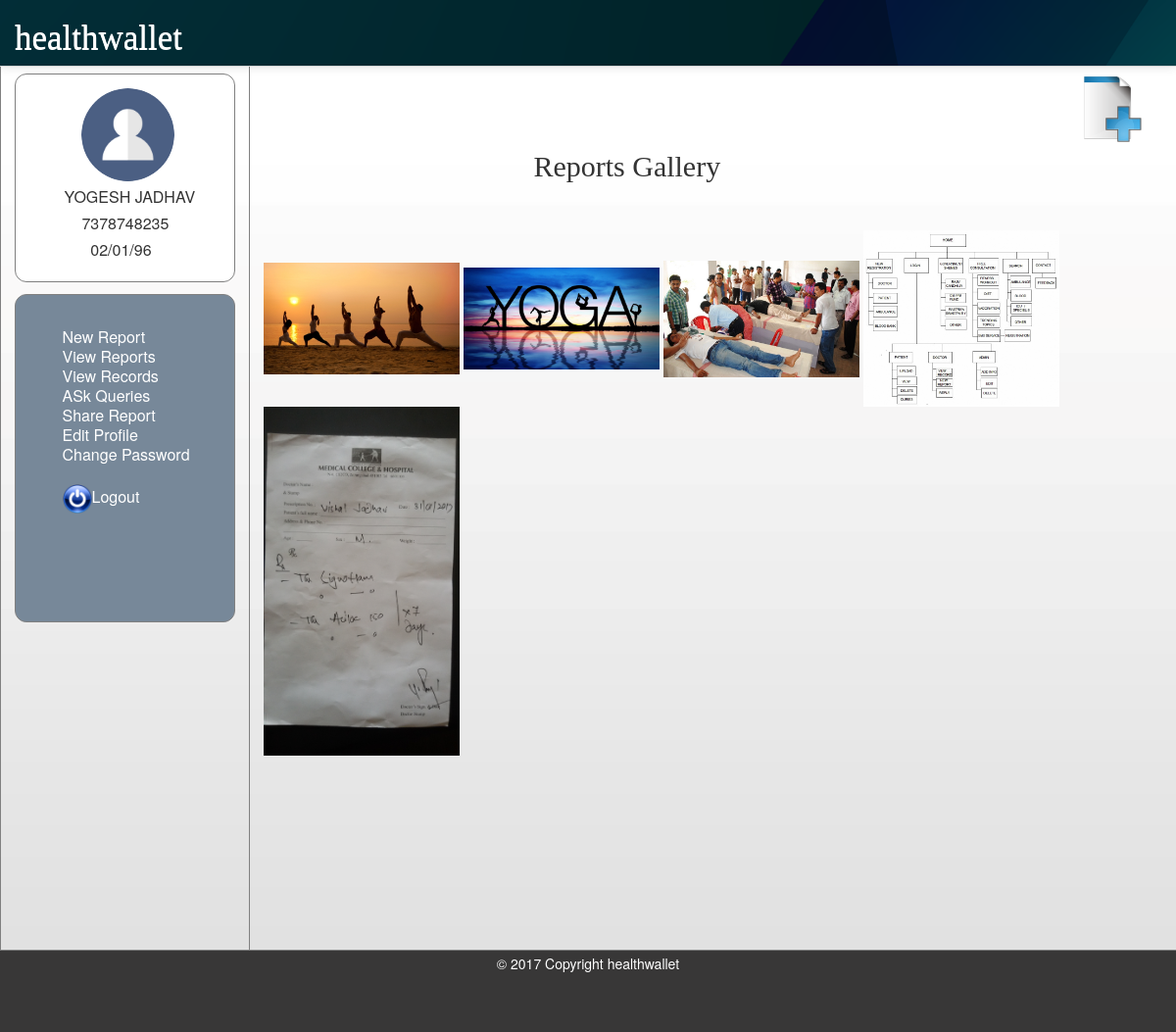
Page /patient/patient.php (signed in) on the committed database.
### tables this page shows
CREATE TABLE IF NOT EXISTS `patient` (
  `id` int(50) NOT NULL AUTO_INCREMENT,
  `name` varchar(100) NOT NULL,
  `address` varchar(100) NOT NULL,
  `gender` varchar(15) NOT NULL,
  `email` varchar(50) NOT NULL,
  `mobile` varchar(20) NOT NULL,
  `dob` varchar(50) NOT NULL,
  `password` varchar(50) NOT NULL,
  PRIMARY KEY (`id`),
  UNIQUE KEY `mobile` (`mobile`)
);

CREATE TABLE IF NOT EXISTS `p10001` (
  `id` int(20) NOT NULL AUTO_INCREMENT,
  `d_name` varchar(200) NOT NULL,
  `rdate` varchar(100) NOT NULL,
  `reason` varchar(500) NOT NULL,
  `path` varchar(500) NOT NULL,
  PRIMARY KEY (`id`)
);

### patient/gallary.php (the view, shortened to what this page needs)
<html>
<head>
<link href="css/gallery.css" rel="stylesheet">
</head>
<body>
<?php
$host="localhost";
$user="root";
$pass="";
$db2="patient";
$conn2=mysqli_connect($host,$user,$pass,$db2)or die("connection failed");
$query="SELECT * FROM p".$_SESSION['id'];
$result=mysqli_query($conn2,$query);
 ?>
<div class="reports">
<?php
while($row=mysqli_fetch_array($result))
{ ?>
<a href="patient.php?id1=<?php echo $row['id']; ?>& src=<?php echo$row['path']; ?> & alt=<?php echo $row['rdate']; ?>" > <img  src="<?php echo$row['path']; ?>" " alt="<?php echo $row['rdate']; ?>" width="200" height="150"/> </a>
<?php }
?>
</body>
</html>

### patient/patient.php (shortened to what this page needs)
<?php session_start();
if(isset($_SESSION['id']))
{ ?>
<html>
<head>
<link href="../css/mystyle2.css" rel="stylesheet">
<link href="../css/style.css" rel="stylesheet">
<link href="../css/footer.css" rel="stylesheet">
<link href="css/patient.css" rel="stylesheet">
</head>
<body>
<?php require("../newheader.php"); ?>
<div class="conta">
<nav class="nav1" >
  <div class="divtop">
  <table align="center">
  <?php
$host="localhost";
$user="root";
$pass="";
$db="healthwallet";
$conn=mysqli_connect($host,$user,$pass,$db)or die("connection failed");
$query="SELECT * FROM patient WHERE id=".$_SESSION['id'];
$result=mysqli_query($conn,$query);
$row=mysqli_fetch_array($result) ;
  ?>
  <tr><td>&nbsp;&nbsp;&nbsp;&nbsp;<img src="../images/login.png"  class="avatar"></td></tr>
  <tr><td><?php echo strtoupper($row['name']); ?></td></tr>
  <tr><td><?php echo"&nbsp;&nbsp;&nbsp;&nbsp;".$row['mobile']; ?></td></tr>
  <tr><td><?php echo "&nbsp;&nbsp;&nbsp;&nbsp;&nbsp;&nbsp;".$row['dob']; ?></td></tr>
  </table>
  </div>
  <div class="divnav">
  <ul type="none">
    <li><a class="anchr" href="newrpt.php">New Report</a></li>
    <li><a class="anchr" href="patient.php">View Reports</a></li>
    <li><a class="anchr" href="viewrprt.php">View Records</a></li>
	<li><a class="anchr" href="ask.php">ASk Queries</a></li>
    <li><a class="anchr" href="srrpt.php">Share Report</a></li>
    <li><a class="anchr" href="edtprofile.php">Edit Profile</a></li>
	<li><a class="anchr" href="changepsw.php">Change Password</a></li></br>
	<li><a class="anchr" href="logout.php"><img height="20px" width="30px" src="../images/logout.png">Logout</a></li>
  </ul>
  </div>
  </nav>
<article>
<div class="ico">
<a href="newrpt.php"><img height="70px" width="70px" src="../images/newrpt.ico" alt="new report"></a>
</div>
<h1 id="hf">Reports Gallery</h1>
<?php require("gallary.php");?>
</div>
<?php require("../footer.php"); ?>
</body>
</html>
<?php
}
else
{
header("location:../index.php");
}	?>

### css/mystyle2.css (style rules this page uses)
html { font-size: 100%; -webkit-text-size-adjust: 100%; -ms-text-size-adjust: 100%; }
img { width: auto\9; height: auto; max-width: 100%; vertical-align: middle; border: 0; -ms-interpolation-mode: bicubic; }
body { margin: 0; font-family: "Helvetica Neue", Helvetica, Arial, sans-serif; font-size: 14px; line-height: 20px; color: #333333; background-color: #ffffff; }
a { color: #0088cc; text-decoration: none; }
h1, h2, h3, h4, h5, h6 { margin: 10px 0; font-family: inherit; font-weight: bold; line-height: 20px; color: inherit; text-rendering: optimizelegibility; }
h1, h2, h3 { line-height: 40px; }
h1 { font-size: 38.5px; }
ul, ol { padding: 0; margin: 0 0 10px 25px; }
li { line-height: 20px; }

### css/style.css (style rules this page uses)
h1, h2, h3, h4, h5, h6 { font-weight: normal; font-family: 'Patua One', cursive; }
h1 { font-size: 1.5em; line-height: 1; margin-top: 1.42em; margin-bottom: 0em; }

### patient/css/patient.css (style rules this page uses)
div.conta { width: 100%; border: 1px solid gray; margin-top:5%; background-image:url("../images/bkg.png"); height:auto; }
.nav1 { float: left; width:225px; padding: 1em; }
.divnav { margin-top:5%; border:1px solid gray; height:300px; padding-top:15%; padding-left:10%; border-radius:12px; background-color:#778899; display: inline-block; width:200px; }
article { margin-left: 250px; border-left: 1px solid gray; padding: 1em; overflow: hidden; height:110%; }
.anchr { text-decoration:none; color:white; font-size:16px; }
img.avatar { width:65%; border-radius: 50%; }
.divtop { border:1px solid gray; height:200px; padding-top:5%; padding-left:10%; border-radius:12px; background-color:white; display: inline-block; width:200px; }
.ico { padding-left:90%; }
#hf { margin-top:10px; padding-bottom:50px; padding-left:30%; font-size:30px; }

### rows in the picture
patient: name "YOGESH JADHAV", mobile "7378748235", dob "02/01/96"
p10001: path (picture)
p10001: path (picture)
p10001: path (picture)
p10001: path (picture)
p10001: path (picture)
